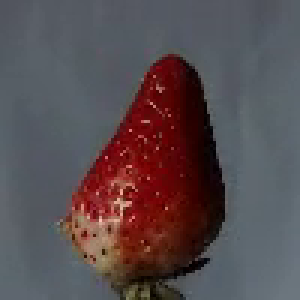
#> input picture frame 147 of dataset/strawberry/videos/1.mp4, 100 x 100 px, given in place of 2.mp4, which was not available (shown 3 times larger)
$ python detect.py
#> lines starting #> are read from the running program, lines starting #| are printed output that depends on the picture; after the words box and inside, x2 and y2 are one past the last pixel; in counts of white or black regions, pixels touching at a corner belong together; pictures that were not available may be replaced by others from this repository, and a replacement may not be noted
#> in real_time, frame is the input picture: shape (100, 100, 3); mean B, G, R 79.4, 76, 88.5
import numpy as np
import cv2
import os

cascade = cv2.CascadeClassifier("cascade/cascade.xml")

def detect(img):
	#img = cv2.resize(img, (500, 500))
	gray = cv2.cvtColor(img, cv2.COLOR_BGR2GRAY)
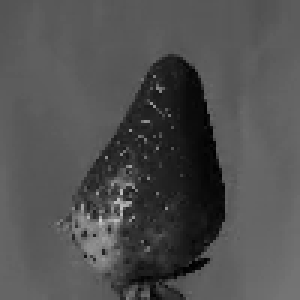
#> gray: shape (100, 100) (shown 3 times larger); min 0, max 206, mean 80
	fruit = cascade.detectMultiScale(gray, 1.3, 5)
#> fruit = [[37, 28, 48, 48]]
	for (x, y, w, h) in fruit:
			cv2.rectangle(img, (x, y), (x + w, y + h), (255, 255, 0), 2)
#> this loop made 1 pass
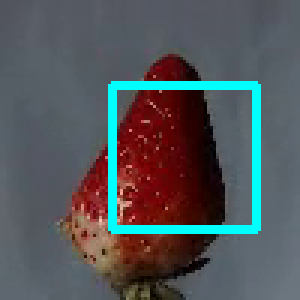
#> img: shape (100, 100, 3) (shown 3 times larger); 5.72% of pixels changed, all inside (x1, y1, x2, y2) = (36, 27, 87, 78)

	return img
def real_time():
    i = 0
    cap = cv2.VideoCapture('dataset/starfruit/videos/2.mp4')
    while True:
        success, frame = cap.read()
        if success:
            img = detect(frame)
            #cv2.imshow('img', img)
            #if cv2.waitKey(1) & 0xFF == ord('q'):
                #break
            i+=1
            cv2.imwrite('output/{}.jpg'.format(i), img)
        else:
            print('fail')
            break
    cap.release()
    cv2.destroyAllWindows()

real_time()
#img = detect(cv2.imread('dataset/kiwi/images/1.jpg'))
#cv2.imwrite('output/{}.jpg'.format(1), img)

$ run again, starting later in the video
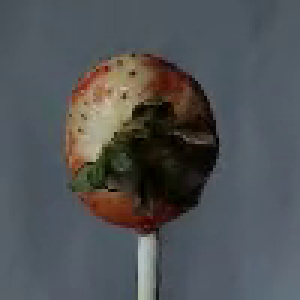
#> input picture frame 663 of dataset/strawberry/videos/1.mp4, 100 x 100 px, given in place of 2.mp4, which was not available (shown 3 times larger)
#> in real_time, frame is the input picture: shape (100, 100, 3); mean B, G, R 85.3, 83.4, 80.4
#> in detect, `gray = cv2.cvtColor(img, cv2.COLOR_BGR2GRAY)`:
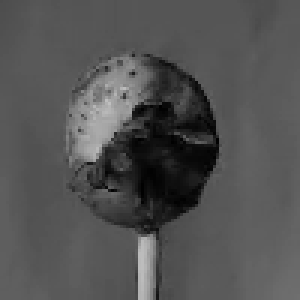
#> gray: shape (100, 100) (shown 3 times larger); min 0, max 191, mean 82.8
#> fruit = [[22, 22, 63, 63]]
#> the loop in detect, `for (x, y, w, h) in fruit:` made 1 pass
#> after the loop in detect, `for (x, y, w, h) in fruit:`:
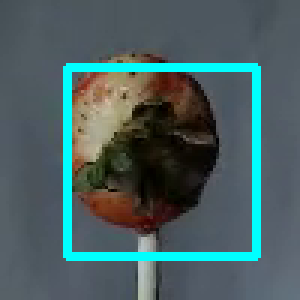
#> img: shape (100, 100, 3) (shown 3 times larger); 7.52% of pixels changed, all inside (x1, y1, x2, y2) = (21, 21, 87, 87)

$ run again, starting later in the video
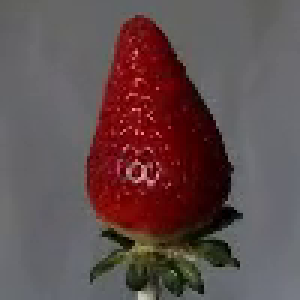
#> input picture frame 1179 of dataset/strawberry/videos/1.mp4, 100 x 100 px, given in place of 2.mp4, which was not available (shown 3 times larger)
#> in real_time, frame is the input picture: shape (100, 100, 3); mean B, G, R 78.5, 77.7, 97.9
#> in detect, `gray = cv2.cvtColor(img, cv2.COLOR_BGR2GRAY)`:
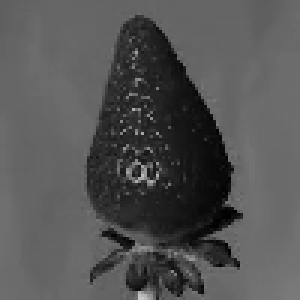
#> gray: shape (100, 100) (shown 3 times larger); min 0, max 200, mean 83.9
#> fruit = [[37, 17, 45, 45], [59, 73, 24, 24]]
#> the loop in detect, `for (x, y, w, h) in fruit:` made 2 passes
#> after the loop in detect, `for (x, y, w, h) in fruit:`:
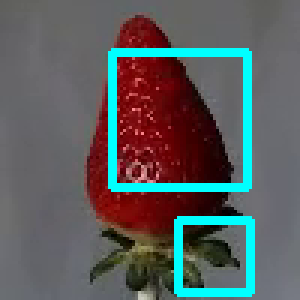
#> img: shape (100, 100, 3) (shown 3 times larger); 8.2% of pixels changed, all inside (x1, y1, x2, y2) = (36, 16, 85, 99)
